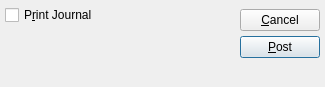
<?xml version="1.0" encoding="UTF-8"?>
<ui version="4.0">
 <comment>This file is part of the xTuple ERP: PostBooks Edition, a free and
open source Enterprise Resource Planning software suite,
Copyright (c) 1999-2018 by OpenMFG LLC, d/b/a xTuple.
It is licensed to you under the Common Public Attribution License
version 1.0, the full text of which (including xTuple-specific Exhibits)
is available at www.xtuple.com/CPAL.  By using this software, you agree
to be bound by its terms.</comment>
 <class>postVouchers</class>
 <widget class="QDialog" name="postVouchers">
  <property name="geometry">
   <rect>
    <x>0</x>
    <y>0</y>
    <width>325</width>
    <height>87</height>
   </rect>
  </property>
  <property name="windowTitle">
   <string>Post Vouchers</string>
  </property>
  <layout class="QHBoxLayout">
   <property name="spacing">
    <number>7</number>
   </property>
   <property name="margin">
    <number>5</number>
   </property>
   <item>
    <layout class="QVBoxLayout">
     <property name="spacing">
      <number>0</number>
     </property>
     <property name="margin">
      <number>0</number>
     </property>
     <item>
      <widget class="XCheckBox" name="_printJournal">
       <property name="text">
        <string>P&amp;rint Journal</string>
       </property>
      </widget>
     </item>
     <item>
      <spacer>
       <property name="orientation">
        <enum>Qt::Vertical</enum>
       </property>
       <property name="sizeType">
        <enum>QSizePolicy::Expanding</enum>
       </property>
       <property name="sizeHint" stdset="0">
        <size>
         <width>20</width>
         <height>20</height>
        </size>
       </property>
      </spacer>
     </item>
    </layout>
   </item>
   <item>
    <layout class="QHBoxLayout">
     <property name="spacing">
      <number>0</number>
     </property>
     <property name="margin">
      <number>0</number>
     </property>
     <item>
      <spacer>
       <property name="orientation">
        <enum>Qt::Horizontal</enum>
       </property>
       <property name="sizeType">
        <enum>QSizePolicy::Expanding</enum>
       </property>
       <property name="sizeHint" stdset="0">
        <size>
         <width>20</width>
         <height>20</height>
        </size>
       </property>
      </spacer>
     </item>
     <item>
      <layout class="QVBoxLayout">
       <property name="spacing">
        <number>0</number>
       </property>
       <property name="margin">
        <number>0</number>
       </property>
       <item>
        <layout class="QVBoxLayout">
         <property name="spacing">
          <number>5</number>
         </property>
         <property name="margin">
          <number>0</number>
         </property>
         <item>
          <widget class="QPushButton" name="_close">
           <property name="text">
            <string>&amp;Cancel</string>
           </property>
          </widget>
         </item>
         <item>
          <widget class="QPushButton" name="_post">
           <property name="text">
            <string>&amp;Post</string>
           </property>
           <property name="default">
            <bool>true</bool>
           </property>
          </widget>
         </item>
        </layout>
       </item>
       <item>
        <spacer>
         <property name="orientation">
          <enum>Qt::Vertical</enum>
         </property>
         <property name="sizeType">
          <enum>QSizePolicy::Preferred</enum>
         </property>
         <property name="sizeHint" stdset="0">
          <size>
           <width>20</width>
           <height>20</height>
          </size>
         </property>
        </spacer>
       </item>
      </layout>
     </item>
    </layout>
   </item>
  </layout>
 </widget>
 <layoutdefault spacing="5" margin="5"/>
 <customwidgets>
  <customwidget>
   <class>XCheckBox</class>
   <extends>QCheckBox</extends>
   <header>xcheckbox.h</header>
  </customwidget>
 </customwidgets>
 <tabstops>
  <tabstop>_printJournal</tabstop>
  <tabstop>_post</tabstop>
  <tabstop>_close</tabstop>
 </tabstops>
 <resources/>
 <connections>
  <connection>
   <sender>_close</sender>
   <signal>clicked()</signal>
   <receiver>postVouchers</receiver>
   <slot>reject()</slot>
   <hints>
    <hint type="sourcelabel">
     <x>20</x>
     <y>20</y>
    </hint>
    <hint type="destinationlabel">
     <x>20</x>
     <y>20</y>
    </hint>
   </hints>
  </connection>
 </connections>
</ui>
